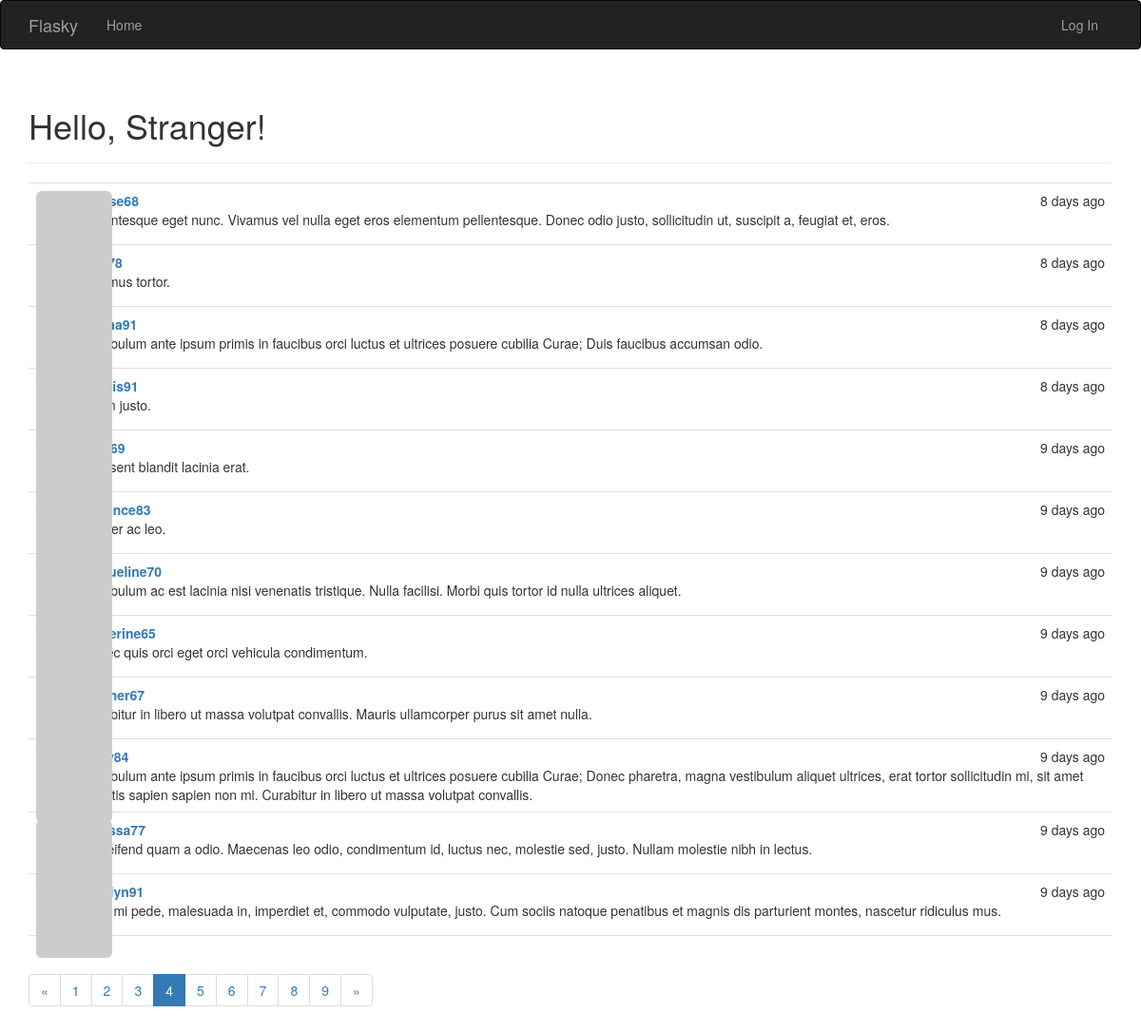
/?page=4, run on the app's committed database.
### app/models.py (models this page shows, shortened)
class Post(db.Model):
    __tablename__ = 'posts'
    id = db.Column(db.Integer, primary_key=True)
    body = db.Column(db.Text)
    timestamp = db.Column(db.DateTime, index=True, default=datetime.utcnow)
    author_id = db.Column(db.Integer, db.ForeignKey('users.id'))

class User(UserMixin, db.Model):
    __tablename__ = 'users'
    id = db.Column(db.Integer, primary_key=True)
    email = db.Column(db.String(64), unique=True, index=True)
    username = db.Column(db.String(64), unique=True, index=True)
    password_hash = db.Column(db.String(128))
    role_id = db.Column(db.Integer, db.ForeignKey('roles.id'))
    password_hash = db.Column(db.String(128))
    confirmed = db.Column(db.Boolean, default=False)
    name = db.Column(db.String(64))
    location = db.Column(db.String(64))
    about_me = db.Column(db.Text())
    member_since = db.Column(db.DateTime(), default=datetime.utcnow)
    last_seen = db.Column(db.DateTime(), default=datetime.utcnow)
    posts = db.relationship('Post', backref='author', lazy='dynamic')
    @property
    def password(self):
        raise AttributeError('password is not readable attribute')
    def gravatar(self, size=100, default='identicon', rating='g'):
        if request.is_secure:
            url = 'https://secure.gravatar.com/avatar'
        else:
            url = 'http://www.gravatar.com/avatar'
        hash = hashlib.md5(self.email.encode('utf-8')).hexdigest()
        return '{url}/{hash}?s={size}&d={default}&r={rating}'.format(
            url=url, hash=hash, size=size, default=default, rating=rating)

### app/main/views.py (the view)
@main.route('/', methods=['GET', 'POST'])
def index():
    form = PostForm()
    if current_user.can(Permission.WRITE_ARTICLES) and \
            form.validate_on_submit():
        post = Post(body=form.body.data,
                    author=current_user._get_current_object())
        db.session.add(post)
        return redirect(url_for('.index'))
    page = request.args.get('page', 1, type=int)
    pagination = Post.query.order_by(Post.timestamp.desc()).paginate(
      page, per_page=current_app.config['FLASKY_POSTS_PER_PAGE'],
      error_out=False)
    posts = pagination.items
    return render_template('index.html', form=form, posts=posts,
                           pagination=pagination)

### app/auth/views.py (called while the page is built)
@auth.before_app_request
def before_request():
    if current_user.is_authenticated:
        current_user.ping()
        if not current_user.confirmed \
        and request.endpoint[:5] != 'auth.':
            return redirect(url_for('auth.unconfirmed'))

### app/main/__init__.py (called while the page is built)
@main.app_context_processor
def inject_permissions():
    return dict(Permission=Permission)

### app/models.py (called while the page is built)
    def can(self, permissions):
        return False

### app/templates/index.html (shortened to what this page needs)
{% extends "base.html" %}
{% import "bootstrap/wtf.html" as wtf %}
{% import "_macros.html" as macros %}
{% block page_content %}
<div class="page-header">
    <h1>Hello, {% if current_user.is_authenticated %}{{ current_user.username }}{% else %}Stranger{% endif %}!</h1>
</div>
{% include '_posts.html' %}
{% if pagination %}
<div class="pagination">
    {{ macros.pagination_widget(pagination, '.index') }}
</div>
{% endif %}
{% endblock %}

### app/templates/_posts.html
<ul class="posts">
    {% for post in posts %}
    <li class="post">
        <div class="post-thumbnail">
            <a href="{{ url_for('.user', username=post.author.username) }}">
                <img class="img-rounded profile-thumbnail" src="{{ post.author.gravatar(size=40) }}">
            </a>
        </div>
        <div class="post-content">
            <div class="post-date">{{ moment(post.timestamp).fromNow() }}</div>
            <div class="post-author"><a href="{{ url_for('.user', username=post.author.username) }}">{{ post.author.username }}</a></div>
            <div class="post-body">{{ post.body }}</div>
        </div>
    </li>
    {% endfor %}
</ul>

### app/static/styles.css (style rules this page uses)
.profile-thumbnail { position: absolute; }
ul.posts { list-style-type: none; padding: 0px; margin: 16px 0px 0px 0px; border-top: 1px solid #e0e0e0; }
ul.posts li.post { padding: 8px; border-bottom: 1px solid #e0e0e0; }
div.post-date { float: right; }
div.post-author { font-weight: bold; }
div.post-thumbnail { position: absolute; }
div.post-content { margin-left: 48px; min-height: 48px; }

### data on the page
Post: timestamp "8 days ago", body "Pellentesque eget nunc. Vivamus vel nulla eget eros elementum pellentesque. Donec odio justo, sollicitudin ut, suscipit a, feugiat et, eros."
Post: timestamp "8 days ago", body "Vivamus tortor."
Post: timestamp "8 days ago", body "Vestibulum ante ipsum primis in faucibus orci luctus et ultrices posuere cubilia Curae; Duis faucibus accumsan odio."
Post: timestamp "8 days ago", body "Etiam justo."
Post: timestamp "9 days ago", body "Praesent blandit lacinia erat."
Post: timestamp "9 days ago", author.username "clarence83", body "Integer ac leo."
Post: timestamp "9 days ago", author.username "jacqueline70", body "Vestibulum ac est lacinia nisi venenatis tristique. Nulla facilisi. Morbi quis tortor id nulla ultrices aliquet."
Post: timestamp "9 days ago", author.username "katherine65", body "Donec quis orci eget orci vehicula condimentum."
Post: timestamp "9 days ago", author.username "heather67", body "Curabitur in libero ut massa volutpat convallis. Mauris ullamcorper purus sit amet nulla."
Post: timestamp "9 days ago", body "Vestibulum ante ipsum primis in faucibus orci luctus et ultrices posuere cubilia Curae; Donec pharetra, magna vestibulum aliquet ultrices, erat tortor sollicitudin mi, sit amet lobortis sapien sapien non mi. Curabitur in libero ut massa volutpat convallis."
Post: timestamp "9 days ago", author.username "melissa77", body "In eleifend quam a odio. Maecenas leo odio, condimentum id, luctus nec, molestie sed, justo. Nullam molestie nibh in lectus."
Post: timestamp "9 days ago", author.username "marilyn91", body "Cras mi pede, malesuada in, imperdiet et, commodo vulputate, justo. Cum sociis natoque penatibus et magnis dis parturient montes, nascetur ridiculus mus."

### other printed values
{{ p }} "1" "2" "3" "5" "6" "7" "8" "9"
{{ p }} "4"
